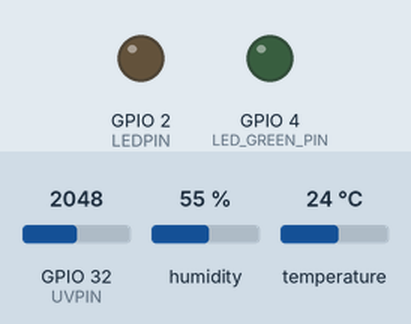
Recording of a sketch running on a simulated ESP32. Shown: output pins drawn as LEDs (lit = HIGH). Inputs (shaded band) come from the test bench; at power-on: GPIO 32 (UVPIN) = 2048, humidity 55 %, temperature 24 °C. WiFi joins after 1.5 s; servers stay silent unless stated; the local clock reads 2024-03-15 10:24:30 at power-on unless the sketch sets it; what the sketch prints to the serial monitor is not drawn.

Above: at 0.1 s.
At 2.1 s:
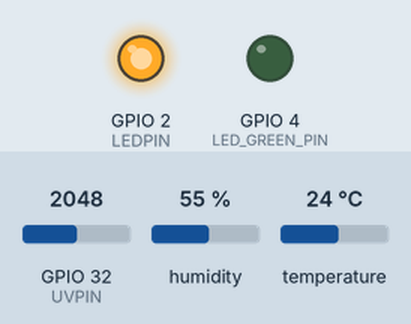
Timing chart, 0 to 3.6 s (numbered marks = the images above):
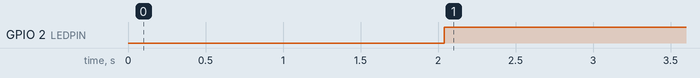

Measured:
- by itself, GPIO 2 (LEDPIN): LOW → HIGH at 2.0 s

The sketch:

SIMCAF.ino
```cpp
#include <DHT.h>
#include <ArduinoJson.h>
#include <WiFi.h>
#include <Firebase_ESP_Client.h>
#include <time.h> // Biblioteca para NTP (sincronização de horário)

// === CONFIGURAÇÃO DE PINOS ===
#define DHTPIN 15
#define DHTTYPE DHT11
#define LEDPIN 2         // LED de alerta (vermelho)
#define LED_GREEN_PIN 4  // LED verde (condição normal)
#define UVPIN 32

DHT dht(DHTPIN, DHTTYPE);

// === CONFIGURAÇÃO DO FIREBASE ===
#define FIREBASE_HOST "https://simcaf-9ae4d-default-rtdb.firebaseio.com"
#define FIREBASE_AUTH "AIzaSyDkOIfjWdKtXWBM6YDudsVF2u9GSmbUoks"

FirebaseData fbdo;
FirebaseAuth auth;
FirebaseConfig config;

// === CONFIGURAÇÃO DO WI-FI ===
const char* ssid = "CIT_Alunos";
const char* password = "alunos@2024";

// === FUNÇÃO PARA SINCRONIZAR O HORÁRIO COM NTP ===
void inicializarNTP() {
  configTime(-3 * 3600, 0, "pool.ntp.org", "time.nist.gov"); // GMT-3 (Horário de Brasília)
  Serial.println("Sincronizando com NTP...");
  while (time(nullptr) < 100000) {
    delay(100);
  }
  Serial.println("✅ Sincronização NTP concluída!");
}

// Retorna o timestamp atual em segundos desde a época Unix
String obterTimestamp() {
  time_t agora = time(nullptr);
  return String(agora); // Retorna o timestamp Unix
}

void setup() {
  Serial.begin(115200);
  Serial.println("\nInicializando ESP32...");

  dht.begin();
  pinMode(LEDPIN, OUTPUT);       // Configura o LED de alerta como saída
  pinMode(LED_GREEN_PIN, OUTPUT); // Configura o LED verde como saída

  // Conecta ao Wi-Fi
  Serial.println("Conectando ao Wi-Fi...");
  WiFi.begin(ssid, password);
  while (WiFi.status() != WL_CONNECTED) {
    delay(1000);
    Serial.print(".");
  }
  Serial.println("\n✅ Wi-Fi conectado!");

  // Configuração do Firebase
  config.api_key = FIREBASE_AUTH;
  config.database_url = FIREBASE_HOST;
  Firebase.reconnectWiFi(true);
  Firebase.begin(&config, &auth);

  if (Firebase.signUp(&config, &auth, "", "")) {
    Serial.println("✅ Autenticação anônima bem-sucedida!");
  } else {
    Serial.printf("❌ Erro na autenticação: %s\n", config.signer.signupError.message.c_str());
  }

  if (Firebase.ready()) {
    Serial.println("✅ Firebase conectado!");
  } else {
    Serial.printf("❌ Erro na inicialização do Firebase: %s\n", fbdo.errorReason());
  }

  inicializarNTP();  // Sincroniza o horário com NTP
}

void loop() {
  // === LEITURA DOS SENSORES ===
  float temperatura = dht.readTemperature();
  float umidade = dht.readHumidity();
  int leituraUV = analogRead(UVPIN);
  float tensaoUV = leituraUV * (3.3 / 4095.0);

  if (isnan(temperatura) || isnan(umidade)) {
    Serial.println("❌ Erro ao ler os dados do DHT11!");
    delay(10000);
    return;
  }

  // === ALGORITMO DE ANÁLISE DE DADOS ===
  bool alertaTemperatura = (temperatura < 2.0 || temperatura > 8.0);
  bool alertaUV = (tensaoUV > 1.0);
  bool condicaoCritica = alertaTemperatura || alertaUV;

  String motivoAlerta = "";
  if (condicaoCritica) {
    Serial.println("⚠️ ALERTA: Condições críticas detectadas!");
    Serial.printf("Temperatura: %.1f°C (Fora do intervalo 2-8°C)\n", temperatura);
    Serial.printf("Umidade: %.1f%%\n", umidade);
    Serial.printf("UV: %.2fV (Limite: 1.0V)\n", tensaoUV);
    digitalWrite(LEDPIN, HIGH);       // Liga o LED de alerta (vermelho)
    digitalWrite(LED_GREEN_PIN, LOW); // Desliga o LED verde

    if (alertaTemperatura) {
      motivoAlerta += "Temperatura fora do intervalo (2-8°C). ";
    }
    if (alertaUV) {
      motivoAlerta += "UV acima do limite (1.0V).";
    }
  } else {
    Serial.println("✅ Tudo normal.");
    Serial.printf("Temperatura: %.1f°C\n", temperatura);
    Serial.printf("Umidade: %.1f%%\n", umidade);
    Serial.printf("UV: %.2fV\n", tensaoUV);
    digitalWrite(LEDPIN, LOW);         // Desliga o LED de alerta (vermelho)
    digitalWrite(LED_GREEN_PIN, HIGH); // Liga o LED verde
  }

  // === GERAÇÃO DE TIMESTAMP ===
  String timestamp = obterTimestamp(); // Usa o horário real (NTP)

  // === DADOS JSON PARA O FIREBASE (Leituras) ===
  FirebaseJson json;
  json.set("sensor_id", "DHT11_01");
  json.set("location", "Farmacia_A");
  json.set("temperature", temperatura);
  json.set("humidity", umidade);
  json.set("uv", tensaoUV);
  json.set("timestamp", timestamp);
  json.set("critical_condition", condicaoCritica);

  Serial.println("=== JSON Gerado (Leituras) ===");
  json.toString(Serial);
  Serial.println("\n===================");

  // === ENVIA OS DADOS PARA O FIREBASE (Leituras) ===
  String path = "/dados/DHT11_01/" + timestamp;
  Serial.print("Enviando dados para o Firebase... ");
  if (Firebase.ready() && Firebase.RTDB.setJSON(&fbdo, path.c_str(), &json)) {
    Serial.println("✅ Dados enviados com sucesso!");
  } else {
    Serial.println("❌ Erro ao enviar dados: " + fbdo.errorReason());
  }

  // === REGISTRO DE ALERTAS NO FIREBASE ===
  if (condicaoCritica) {
    FirebaseJson alertJson;
    alertJson.set("sensor_id", "DHT11_01");
    alertJson.set("location", "Farmacia_A");
    alertJson.set("temperature", temperatura);
    alertJson.set("uv", tensaoUV);
    alertJson.set("timestamp", timestamp);
    alertJson.set("reason", motivoAlerta);

    String alertPath = "/alertas/" + timestamp;
    Serial.print("Registrando alerta no Firebase... ");
    if (Firebase.ready() && Firebase.RTDB.setJSON(&fbdo, alertPath.c_str(), &alertJson)) {
      Serial.println("✅ Alerta registrado com sucesso!");
    } else {
      Serial.println("❌ Erro ao registrar alerta: " + fbdo.errorReason());
    }
  }

  delay(10000); // Intervalo de 10 segundos
}
```
